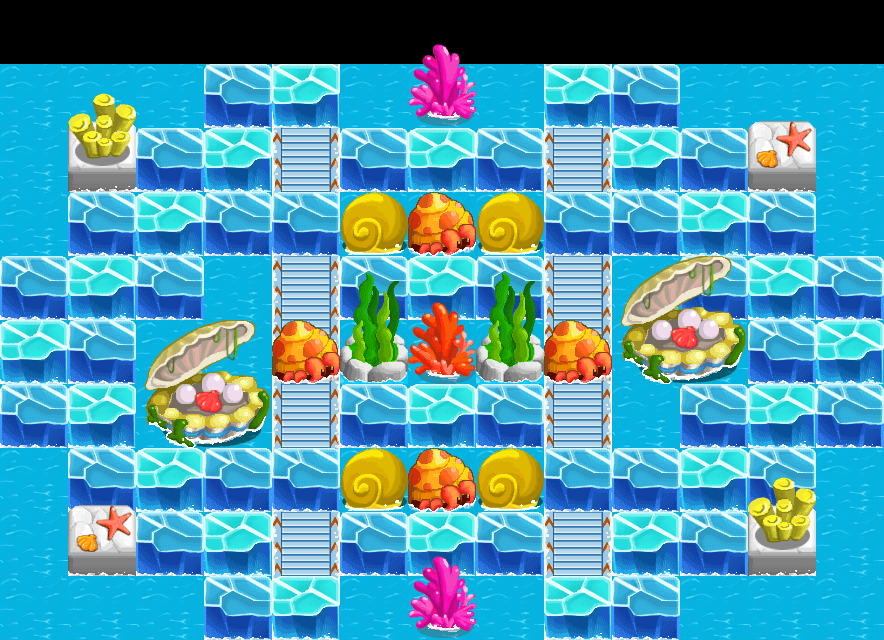

A level layout from a 2D game, rendered from its tile map. Below: a short description, then the map file with tile-grid data replaced by summaries:
An orthogonal 13x10 tile map with 68x64 px tiles, 4 tile layers (bg, item, wall, fg) and 2 objects (player1, player2).

<map version="1.0" orientation="orthogonal" renderorder="right-down" width="13" height="10" tilewidth="68" tileheight="64" nextobjectid="8">
 <tileset firstgid="1" name="ice" tilewidth="68" tileheight="64" tilecount="35" columns="5">
  <image source="ice.png" width="340" height="448" />
  <tile id="3">
   <properties>
    <property name="block" value="1" />
   </properties>
  </tile>
  <tile id="4">
   <properties>
    <property name="block" value="1" />
   </properties>
  </tile>
  <tile id="5">
   <properties>
    <property name="block" value="1" />
   </properties>
  </tile>
  <tile id="6">
   <properties>
    <property name="block" value="1" />
   </properties>
  </tile>
  <tile id="7">
   <properties>
    <property name="block" value="1" />
   </properties>
  </tile>
  <tile id="9">
   <properties>
    <property name="anim" value="2" />
    <property name="dir" value="up" />
   </properties>
  </tile>
  <tile id="10">
   <properties>
    <property name="block" value="1" />
   </properties>
  </tile>
  <tile id="11">
   <properties>
    <property name="block" value="1" />
   </properties>
  </tile>
  <tile id="13">
   <properties>
    <property name="block" value="1" />
   </properties>
  </tile>
  <tile id="14">
   <properties>
    <property name="block" value="1" />
   </properties>
  </tile>
  <tile id="15">
   <properties>
    <property name="block" value="1" />
   </properties>
  </tile>
  <tile id="16">
   <properties>
    <property name="block" value="1" />
   </properties>
  </tile>
  <tile id="17">
   <properties>
    <property name="block" value="1" />
    <property name="move" value="1" />
   </properties>
  </tile>
  <tile id="23">
   <properties>
    <property name="block" value="1" />
   </properties>
  </tile>
  <tile id="24">
   <properties>
    <property name="block" value="1" />
   </properties>
  </tile>
  <tile id="25">
   <properties>
    <property name="block" value="1" />
   </properties>
  </tile>
  <tile id="26">
   <properties>
    <property name="block" value="1" />
   </properties>
  </tile>
  <tile id="30">
   <properties>
    <property name="anim" value="5" />
    <property name="dir" value="up" />
   </properties>
  </tile>
 </tileset>
 <layer name="bg" width="13" height="10">
  <data>[130 cells, 117 non-empty, 3 distinct tile ids]</data>
 </layer>
 <layer name="item" width="13" height="10">
  <data>[130 cells, 67 non-empty, 4 distinct tile ids]</data>
 </layer>
 <layer name="wall" width="13" height="10">
  <data>[130 cells, 13 non-empty, 7 distinct tile ids]</data>
 </layer>
 <layer name="fg" width="13" height="10">
  <data>[130 cells, 13 non-empty, 7 distinct tile ids]</data>
 </layer>
 <objectgroup name="players">
  <object id="1" name="player1" x="32" y="90">
   <properties>
    <property name="playertype" value="player" />
   </properties>
  </object>
  <object id="2" name="player2" x="37" y="600">
   <properties>
    <property name="playertype" value="npc3" />
   </properties>
  </object>
 </objectgroup>
</map>
